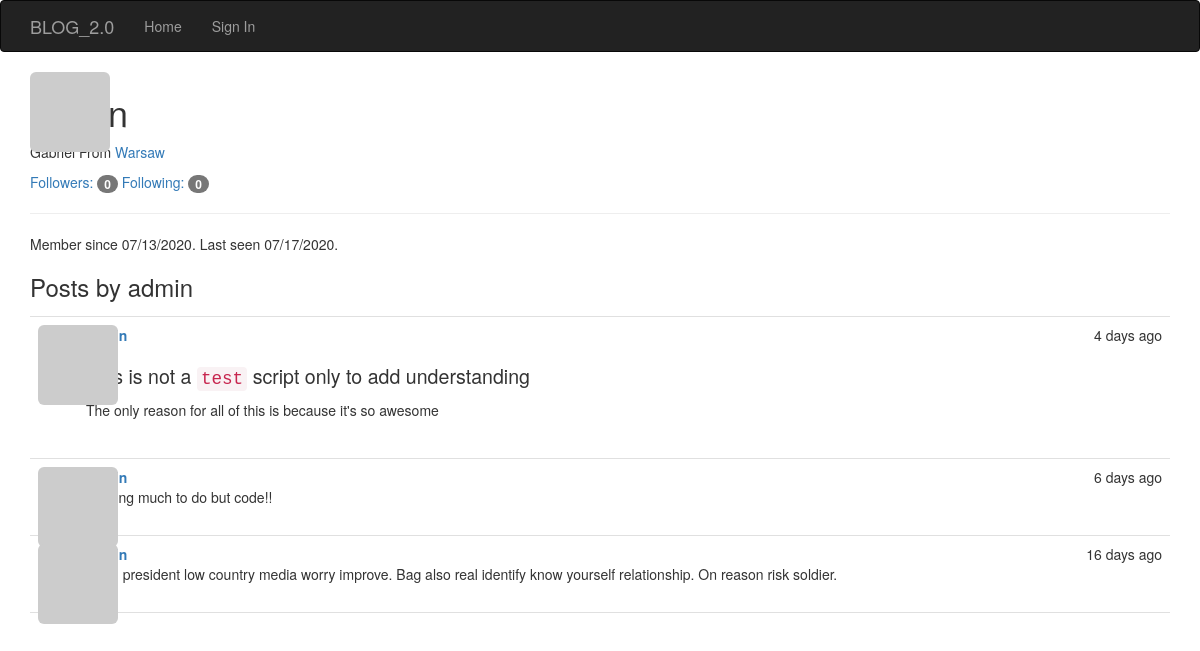
The app's page /user/admin, older data.
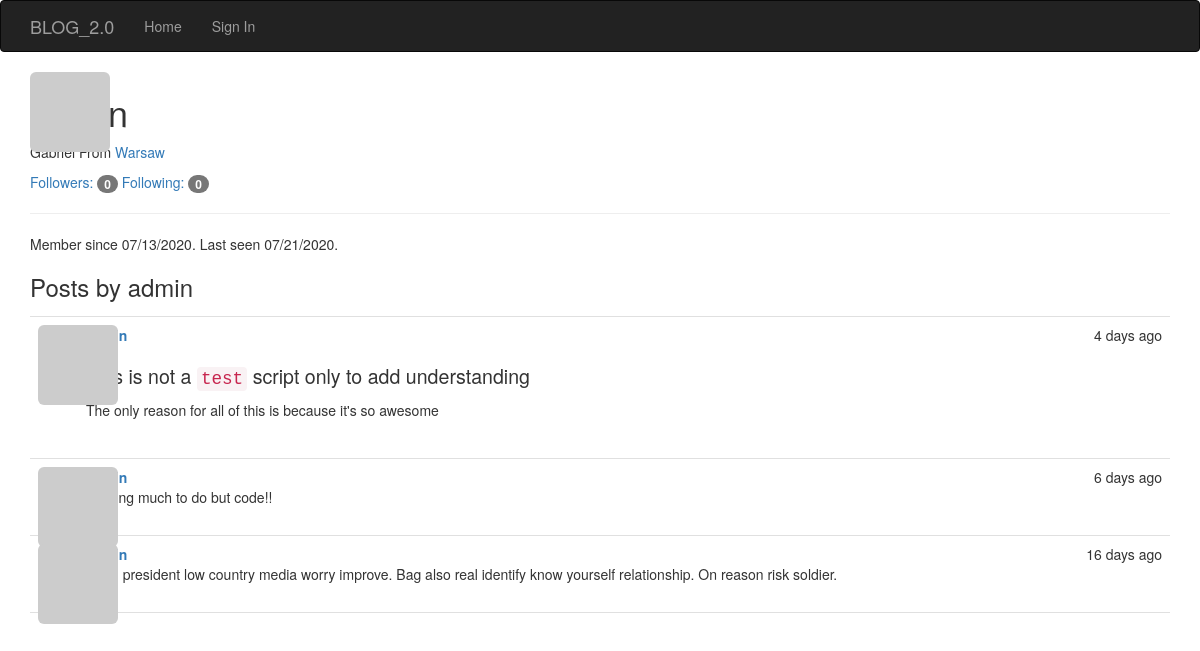
The same page, newer data.
### app/models.py (models this page shows, shortened)
class User(UserMixin, db.Model):
    __tablename__ = 'users'
    id = db.Column(db.Integer, primary_key=True)
    email = db.Column(db.String(64), unique=True, index=True)
    username = db.Column(db.String(64), unique=True, index=True)
    name = db.Column(db.String(64))
    location = db.Column(db.String(64))
    about_me = db.Column(db.Text())
    member_since = db.Column(db.DateTime(), default=datetime.utcnow)
    last_seen = db.Column(db.DateTime(), default=datetime.utcnow)
    password_hash = db.Column(db.String(128))
    avatar_hash = db.Column(db.String(32))
    role_id = db.Column(db.Integer, db.ForeignKey('roles.id'))
    confirmed = db.Column(db.Boolean, default=False)
    posts = db.relationship('Post', backref='author', lazy='dynamic')
    followed = db.relationship('Follow', foreign_keys=[Follow.follower_id], backref=db.backref('follower', lazy='joined'), lazy='dynamic', cascade='all, delete-orphan')
    followers = db.relationship('Follow', foreign_keys=[Follow.followed_id], backref=db.backref('followed', lazy='joined'), lazy='dynamic', cascade='all, delete-orphan')
    @property
    def password(self):
        '''
        Password property to prevent reading passwords directly
        '''
        raise AttributeError('Password is not a readable attribute')
    def gravatar(self, size=100, default='identicon', rating='g'):
        if request.is_secure:
            url = 'https://secure.gravatar.com/avatar'
        else:
            url = 'http://www.gravatar.com/avatar'
            hash = self.avatar_hash or self.gravatar_hash()
        return '{url}/{hash}?s={size}&d={default}&r={rating}'.format(
            url=url, hash=hash, size=size, default=default, rating=rating)
    def gravatar_hash(self):
        return hashlib.md5(self.email.lower().encode('utf-8')).hexdigest()

class Post(db.Model):
    __tablename__='posts'
    id = db.Column(db.Integer, primary_key=True)
    body = db.Column(db.Text)
    timestamp = db.Column(db.DateTime, index=True, default=datetime.utcnow)
    author_id = db.Column(db.Integer, db.ForeignKey('users.id'))
    body_html = db.Column(db.Text)

### app/main/views.py (the view)
@main.route('/user/<username>')
def user(username):
    user = User.query.filter_by(username=username).first_or_404()
    posts = user.posts.order_by(Post.timestamp.desc()).all()
    return render_template('user.html', user=user, posts=posts)

### app/auth/views.py (called while the page is built)
@auth.before_app_request
def before_request():
    if current_user.is_authenticated:
        current_user.ping()
        if not current_user.confirmed \
                and request.endpoint \
                and request.blueprint != 'auth' \
                and request.endpoint != 'static':
            return redirect(url_for('auth.unconfirmed'))

### app/main/__init__.py (called while the page is built)
@main.app_context_processor
def inject_permission():
    return dict(Permission=Permission)

### app/models.py (called while the page is built)
    def can(self, permissions):
        return False

    def is_administrator(self):
        return False

### app/templates/user.html (shortened to what this page needs)
{% extends 'base.html' %}
{% import "bootstrap/wtf.html" as wtf %}
{% block head %}
  {{ super() }}
{% endblock %}
{% block page_content %}
<img class="img-rounded profile-thumbnail" src="{{ user.gravatar(size=256) }}">
<div class='page_header'>
  <h1>{{ user.username }} </h1>
  {% if user.name or user.location %}
  <p>
    {% if user.location %}
      From <a href="http://maps.google.com/?q={{ user.location }}">
        {{ user.location }}
        </a>
      {% endif %}
  </p>
  {% endif %}
  <p>
    <a href="{{ url_for('.followers', username=user.username) }}"> Followers: <span class="badge">{{ user.followers.count() }}</span></a>
    <a href="{{ url_for('.followed_by', username=user.username) }}">Following: <span class="badge">{{ user.followed.count() }}</span></a>
  </p>
  <hr>
  <p>
    Member since {{ moment(user.member_since).format('L') }}.
    Last seen {{ moment(user.last_seen).format('L') }}.
  </p>
</div>
<h3>Posts by {{ user.username }}</h3>
{% include '_posts.html' %}
{% endblock %}

### app/templates/base.html (shortened to what this page needs)
{% extends "bootstrap/base.html" %}
{% import "bootstrap/wtf.html" as wtf %}
{% block head %}
{{ super() }}
  <link rel="stylesheet" type="text/css" href="{{ url_for('static', filename='styles.css') }}">
{% endblock %}
{% block navbar %}
<div class="navbar navbar-inverse" role="navigation">
  <div class="container">
    <div class="navbar-header">
      <a class="navbar-brand" href="/">BLOG_2.0</a>
    </div>
    <div class="navbar-collapse collapse">
      <ul class="nav navbar-nav">
        <li><a href="{{ url_for('main.index')}}">Home</a></li>
        {% if current_user.is_authenticated %}
          <li><a href="{{ url_for('auth.logout') }}">Sign Out</a></li>
        {% else %}
        <li><a href="{{ url_for('auth.login') }}">Sign In</a></li>
        {% endif %}
      </ul>
    </div>
  </div>
</div>
{% endblock %}
{% block content %}
<div class="container">
  {% block page_content %}{% endblock page_content%}
</div>
{% endblock content%}

### app/templates/_posts.html (shortened to what this page needs)
<ul class="posts">
  {% for post in posts %}
  <li class="post">
    <div class="profile-thumbnail">
      <a href="{{ url_for('.user', username=post.author.username) }}">
        <img class="img-rounded profile-thumbnail" src="{{ post.author.gravatar(size=40) }}">
      </a>
    </div>
    <div class="post-content">
      <div class="post-date">{{ moment(post.timestamp).fromNow() }}</div>
      <div class="post-author">
        <a href="{{ url_for('.user', username=post.author.username) }}">{{ post.author.username }}</a>
      </div>
      <div class="post-body">
        {% if post.body_html %}
          {{ post.body_html | safe }}
        {% else %}
          {{ post.body }}
        {% endif %}
      </div>
      <div class="post-footer">
        <a href="{{ url_for('.post', id=post.id) }}">
          <span class="label label default">Permalink</span>
        </a>
      </div>
    </div>
  </li>
  {% endfor %}
</ul>

### app/static/styles.css (style rules this page uses)
.profile-thumbnail { position: absolute; }
ul.posts { list-style-type: none; padding: 0px; margin: 16px 0px 0px 0px; border-top: 1px solid #e0e0e0; }
ul.posts li.post { padding: 8px; border-bottom: 1px solid #e0e0e0; }
div.post-date { float: right; }
div.post-author { font-weight: bold; }
div.post-content { margin-left: 48px; min-height: 48px; }
div.post-footer { text-align: right; }
.post-body h1 { font-size: 140%; }

Row changes from the older to the newer data that the page shows:
changed User "admin": last_seen "07/17/2020" → "07/21/2020"
